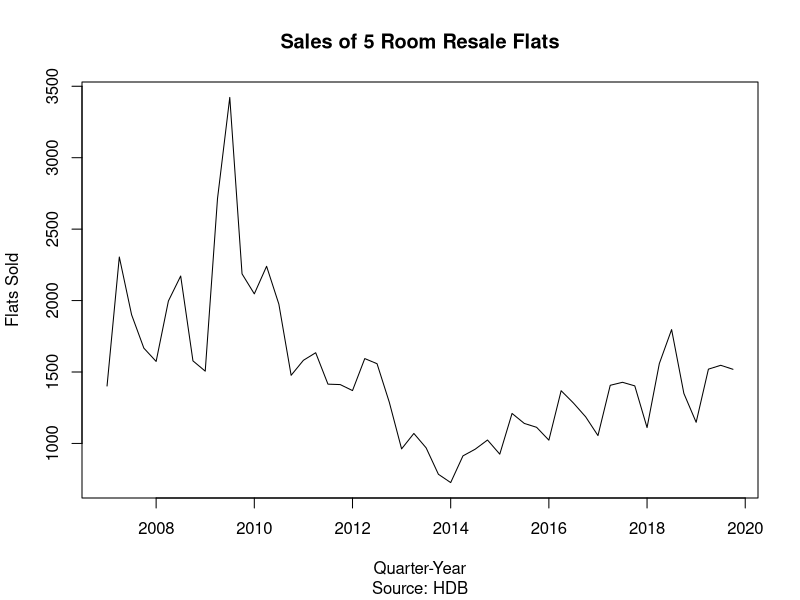
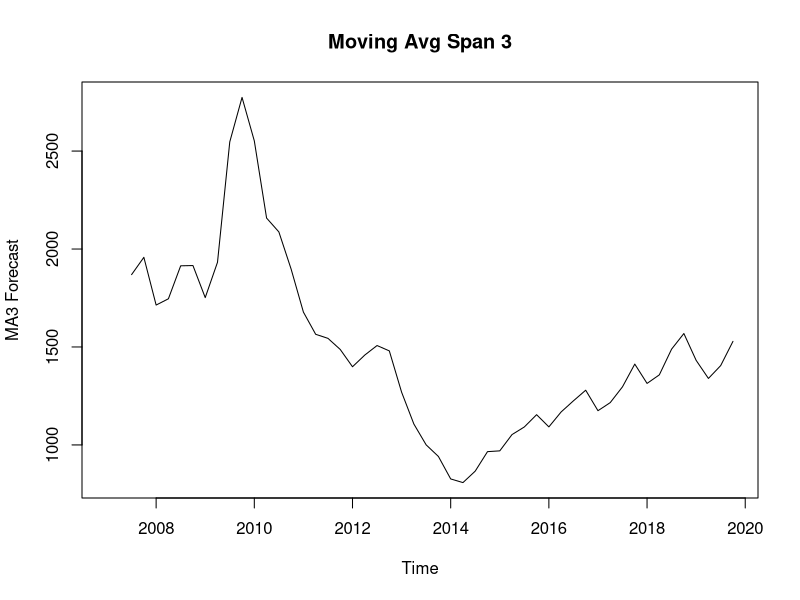
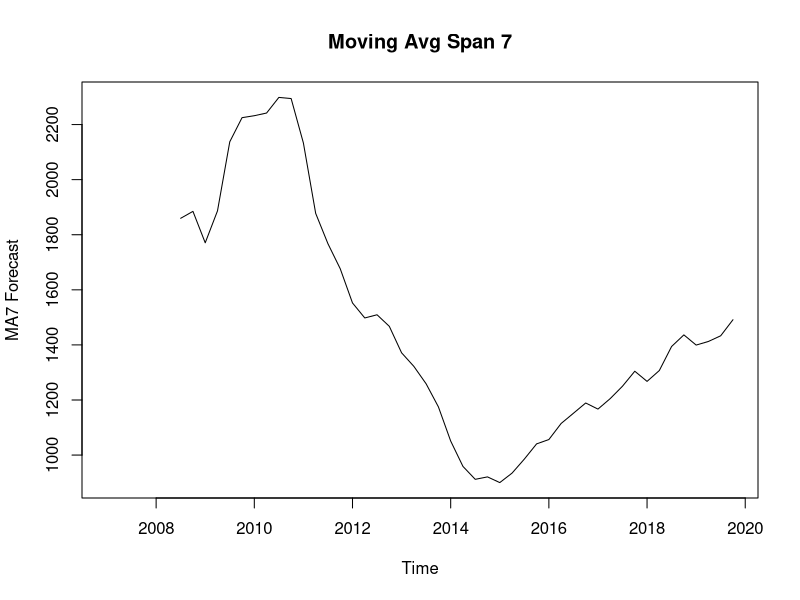
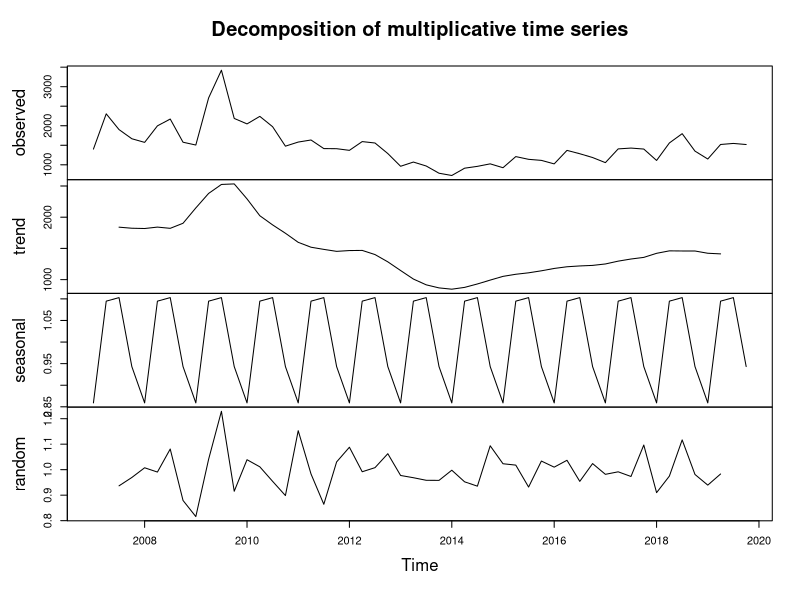
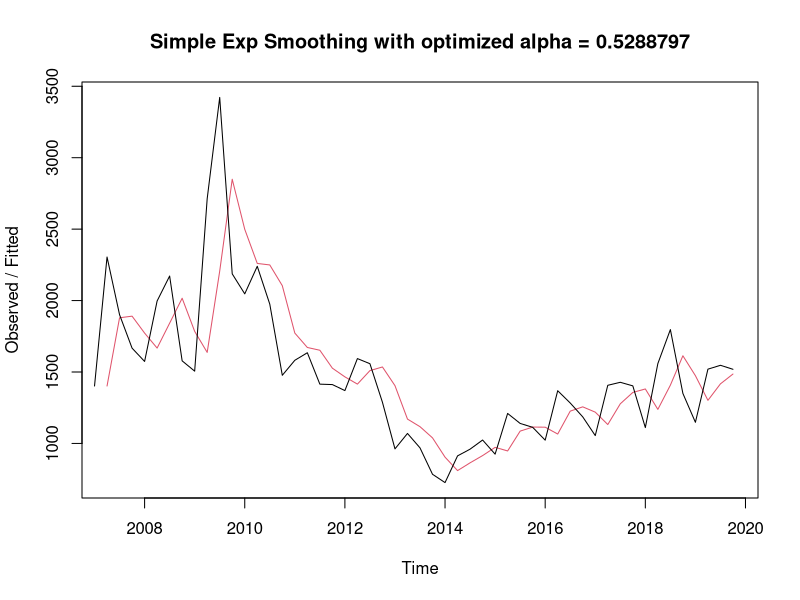
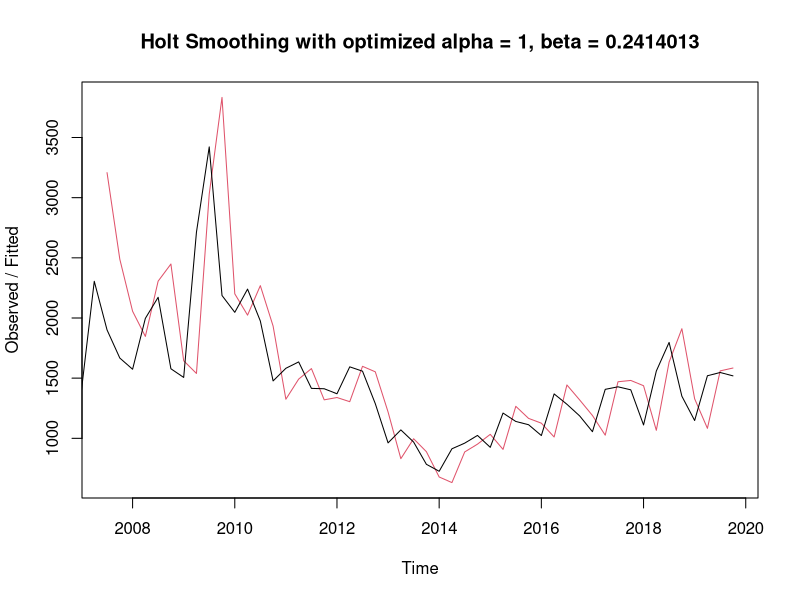
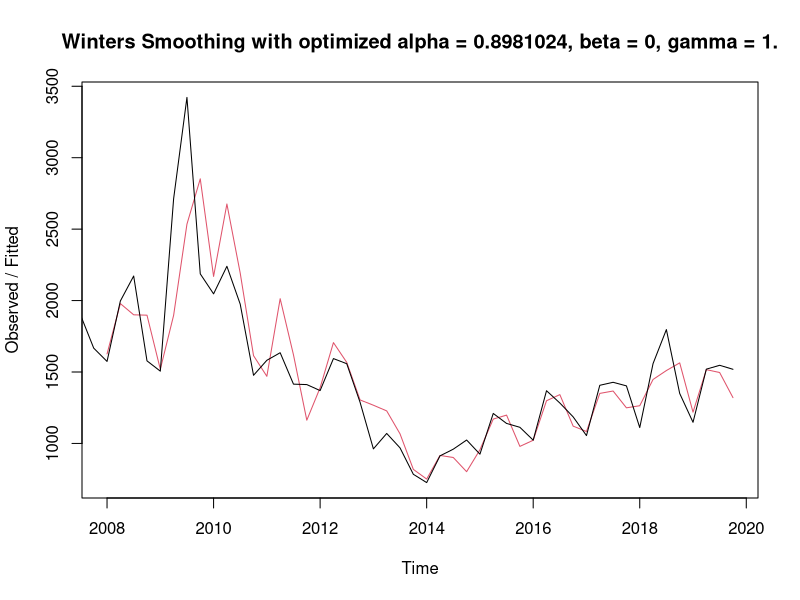
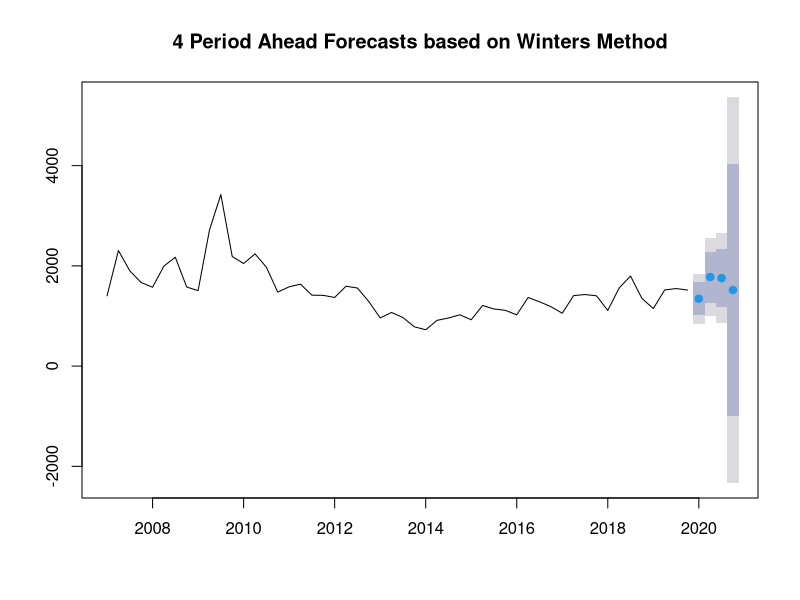

These charts were generated, in order, by the following R code:
# Purpose: Time Series Forecasting of 5 room resale flat sales
# Author: Chew C. H.
# Data Source: HDB

library("TTR")               # For MA via SMA()
library("forecast")          # To generate h-period ahead forecasts

setwd("C:/NC/Datasets/ML")

flatsales.df <- read.csv("5 room flat resale applications.csv")

# create time series object
flatsales.ts <- ts(flatsales.df$Sales.5rm, frequency = 4, start = c(2007,1))

flatsales.ts

plot.ts(flatsales.ts, ylab = "Flats Sold", xlab = "Quarter-Year",
        main = "Sales of 5 Room Resale Flats",
        sub = "Source: HDB")
## Non-constant fluctuations. Multiplicative Time Series.


# Moving Average -------------------------------------------------------------
m.ma3 <- SMA(flatsales.ts, n = 3)
plot(m.ma3, main = "Moving Avg Span 3", ylab = "MA3 Forecast")

m.ma7 <- SMA(flatsales.ts, n = 7)
plot(m.ma7, main = "Moving Avg Span 7", ylab = "MA7 Forecast")

# Classical Seasonal Decomposition by Moving Averages
m.ma.mul <- decompose(flatsales.ts, type = "multiplicative")
plot(m.ma.mul)


# Simple Exponential Smoothing ---------------------------------------------
m.ses <- HoltWinters(flatsales.ts, seasonal = "multiplicative", beta=F, gamma=F)

m.ses
## Optimal value of alpha = 0.5288797

plot(m.ses, main = "Simple Exp Smoothing with optimized alpha = 0.5288797")

m.ses$fitted

m.ses$alpha*1519 + (1-m.ses$alpha)*1485.8267
## verifying the meaning of coef = 1503.371 is L_{last t}

RMSE.ses <- round(sqrt(m.ses$SSE/nrow(m.ses$fitted)))
## 359

# Holt's method  --------------------------------------------------------------
m.holt <- HoltWinters(flatsales.ts, seasonal = "multiplicative", gamma=F)

m.holt
## Optimal value of alpha = 1, beta = 0.2414013

plot(m.holt, main = "Holt Smoothing with optimized alpha = 1, beta = 0.2414013")

RMSE.holt <- round(sqrt(m.holt$SSE/nrow(m.holt$fitted)))


# Winter's method -------------------------------------------------------------
m.winters <- HoltWinters(flatsales.ts, seasonal = "multiplicative")

m.winters
## Optimal value of alpha = 0.8981024, beta = 0, gamma = 1.

plot(m.winters, main = "Winters Smoothing with optimized alpha = 0.8981024, beta = 0, gamma = 1.")

RMSE.winters <- round(sqrt(m.winters$SSE/nrow(m.winters$fitted)))
## Winters method has the lowest RMSE

# Forecast 4 periods ahead -------------------------------------
m.winters.forecasts <- forecast(m.winters, h = 4)

m.winters.forecasts

plot(m.winters.forecasts, main = "4 Period Ahead Forecasts based on Winters Method")


# Some Other useful functions ----------------------------------------
accuracy(m.winters.forecasts)

# Num of days in each season
monthdays(flatsales.ts)

# Learning Activity 2
# Train-test split at end 2018 -------------------------------------------
trainset <- ts(flatsales.ts[-c(49:52)], frequency = 4, start = c(2007,1))

testset <- ts(flatsales.ts[c(49:52)], frequency = 4, start = c(2019,1))


# Winter's Method on Train-Test -------------------------------------------
m.winters.2018 <- HoltWinters(trainset, seasonal = "multiplicative")

m.winters.2018

m.winters.2018.forecasts <- forecast(m.winters.2018, h = 4)

m.winters.2018.forecasts$mean        # Forecasts for 2019 4 periods.

m.winters.err <- testset - m.winters.2018.forecasts$mean

RMSE.winters.testerr <- round(sqrt(mean(m.winters.err^2)))
## 102

# Get list of error stats
accuracy(m.winters.2018.forecasts, testset)


